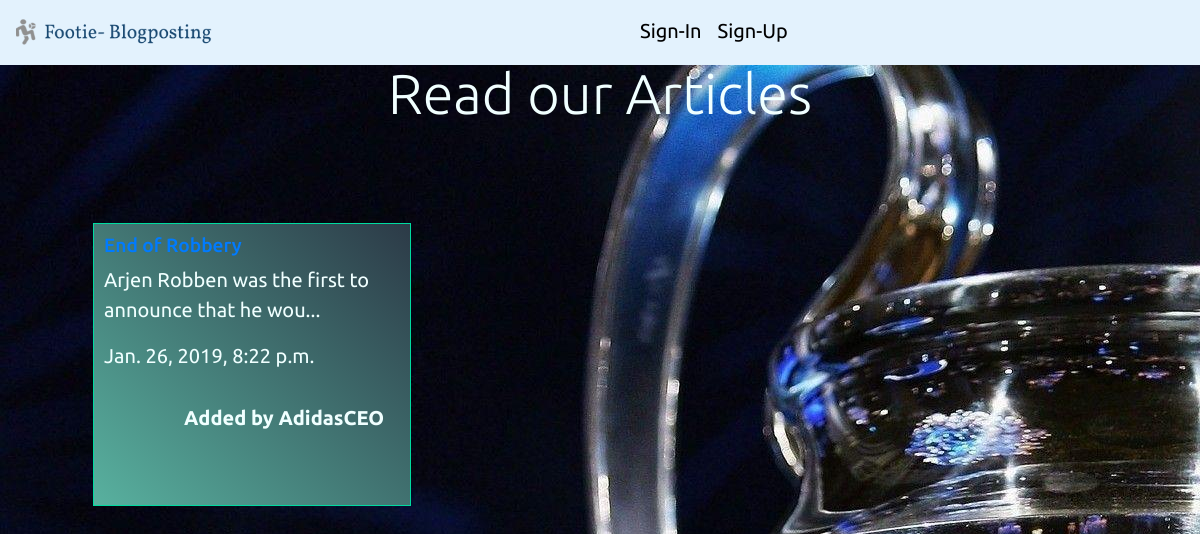
The app's page /articles/ with its own data.
### Articles/models.py (models this page shows, shortened)
class Article(models.Model):
    title = models.CharField(max_length=100)
    slug = models.SlugField(max_length=100)
    body = models.TextField(max_length=2000)
    date = models.DateTimeField(auto_now_add=True)
    thumb = models.ImageField(default='default.png',blank=True)
    author = models.ForeignKey(User,default=None, on_delete=models.DO_NOTHING,)
    def snip(self):
        return self.body[:50]+"..."

### Articles/views.py (the view)
# urls.py: path('',views.article_list,name="list"),
def article_list(request):
    articles = Article.objects.all().order_by('date')
    return render(request,'articles/article_list.html',{'articles': articles})

### Articles/templates/articles/article_list.html
{% extends 'base_layout.html' %}
{% block content %}
<div class="container" style="margin-top: 5%;">
    <p class="display-4 d-flex justify-content-center" style="color: azure">Read our Articles</p>
    <div class="articles mt-5 p-5">
      {% for article in articles %}
      <div class="article">
        <h2><a href="{% url 'articles:details' slug=article.slug %} ">{{ article.title }}</a></h2>
        <p>{{ article.snip }}</p>
        <p>{{ article.date }}</p>
        <p class="font-weight-bold text-right p-3">Added by {{ article.author.username }}</p>
      </div>
      {% endfor %}
    </div>
</div>
{% endblock %}

### Assets/Styles.css (style rules this page uses)
body { background-image: url(J8wrQqn.jpg); background-size:auto; repeat: no-repeat; font-family: 'Ubuntu', sans-serif; }
p { font-size: 20px; color: azure; }
a,a:visited { text-decoration: none; color: }
.articles { display: grid; grid-template-columns: 1fr 1fr 1fr; grid-gap: 30px; }
.article { padding: 10px; border: 1px solid #00dba0; position: relative; padding-bottom: 40px; background-image: linear-gradient(45deg,#58B19F,#2C3A47); }
.article h2 { font-size: 1.2em; }

### records on screen
Article: title "End of Robbery", snip "Arjen Robben was the first to announce that he wou...", date "Jan. 26, 2019, 8:22 p.m.", author.username "AdidasCEO"
